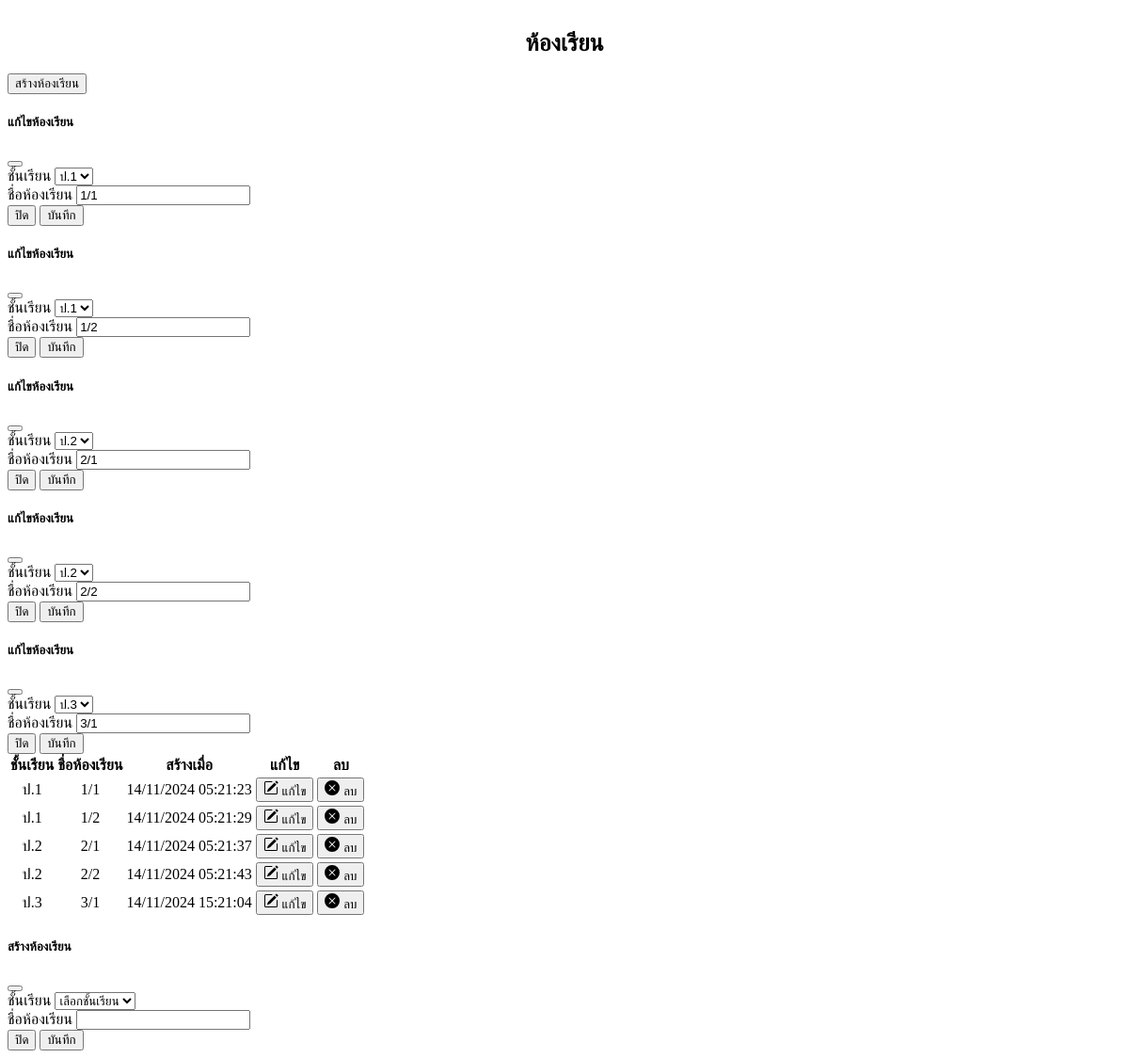
/src/auth/admin/rooms.php, run on an earlier commit of the app's database.
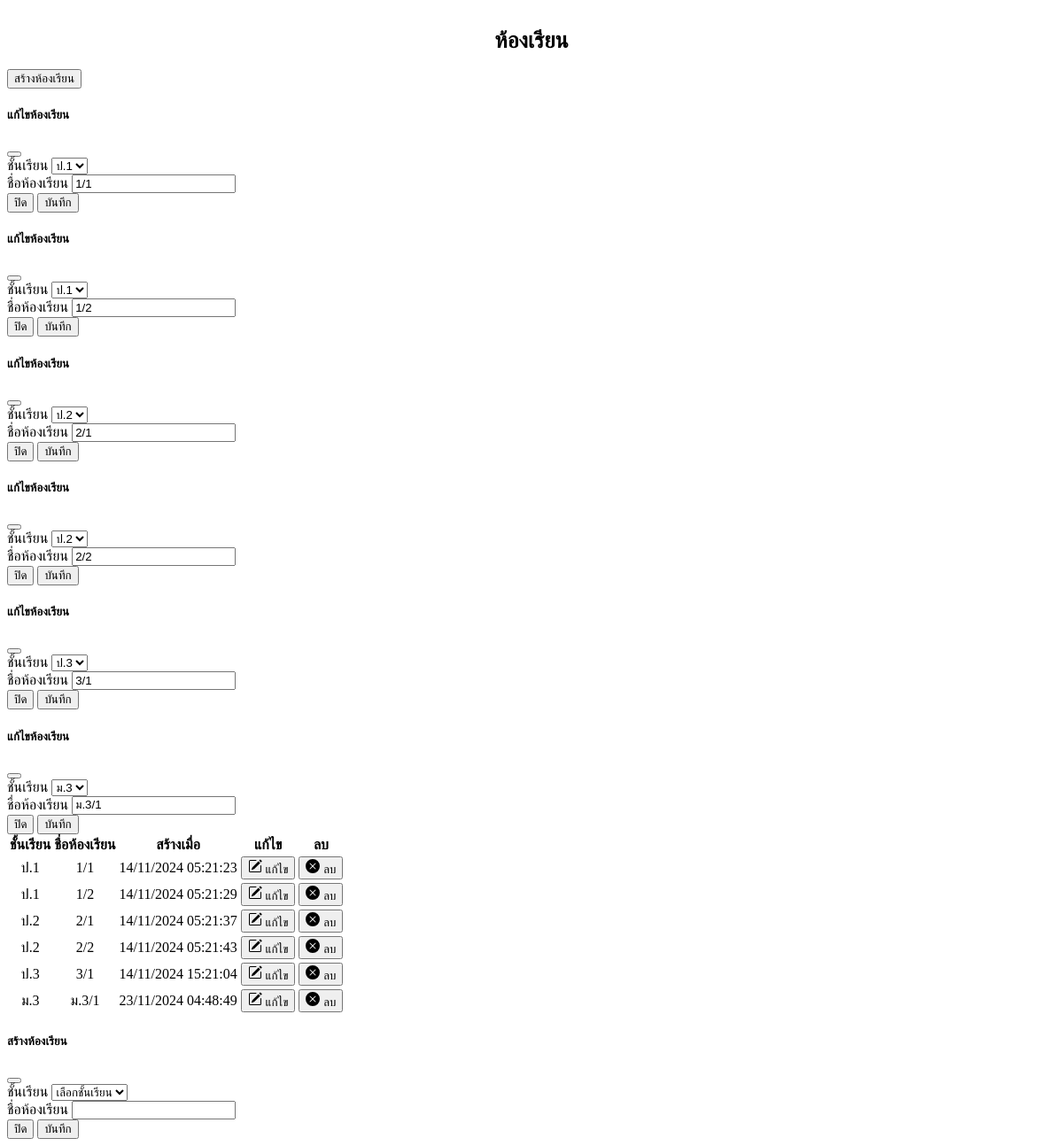
And on a later commit of the database.
### tables this page shows
CREATE TABLE `room` (
  `id` int(11) NOT NULL,
  `name` varchar(255) DEFAULT NULL,
  `grade_id` int(11) NOT NULL,
  `created_at` timestamp NOT NULL DEFAULT current_timestamp() ON UPDATE current_timestamp()
);

CREATE TABLE `grade_level` (
  `id` int(11) NOT NULL,
  `grade_level` varchar(255) DEFAULT NULL,
  `created_at` timestamp NOT NULL DEFAULT current_timestamp() ON UPDATE current_timestamp()
);

### src/auth/admin/rooms.php (the view, shortened to what the changed rows need)
<!DOCTYPE html>
<html lang="th">
<head>
</head>
<body>
    <?php
    include '../config/ConnectDB.php';
    $grade_sql = "SELECT id, grade_level FROM grade_level";
    $grade_result = $conn->query($grade_sql);
    $room_sql = "SELECT room.*, grade_level.grade_level AS grade_name FROM room
                 LEFT JOIN grade_level ON room.grade_id = grade_level.id";
    $room_result = $conn->query($room_sql);
    ?>
    <div class="container-fluid">
        <div class="row">
            <div class="col d-flex align-items-stretch">
                <div class="card w-100">
                    <center>
                        <h1 class="card-title fw-semibold mb-4" style="margin-top: 2rem; font-size:25px">ห้องเรียน</h1>
                    </center>
                    <div class="card-body p-4">
                        <div class="table-responsive">
                            <table class="table text-nowrap mb-0 align-middle">
                                <thead class="text-dark fs-4">
                                    <tr>
                                        <th><center>ชั้นเรียน</center></th>
                                        <th><center>ชื่อห้องเรียน</center></th>
                                        <th><center>สร้างเมื่อ</center></th>
                                        <th><center>แก้ไข</center></th>
                                        <th><center>ลบ</center></th>
                                    </tr>
                                </thead>
                                <tbody>
                                    <?php while ($room_row = mysqli_fetch_array($room_result)) : ?>
                                        <tr>
                                            <td><center><?php echo $room_row['grade_name'] ?></center></td>
                                            <td><center><?php echo $room_row['name'] ?></center></td>
                                            <td><center><?php echo date("d/m/Y H:i:s", strtotime($room_row['created_at'])); ?></center></td>
                                            <td>
                                                <center>
                                                    <button type="button" class="btn btn-outline-warning m-1" data-bs-toggle="modal" data-bs-target="#editRoomModal<?php echo $room_row['id']; ?>">
                                                    &nbsp;แก้ไข
                                                    </button>
                                                </center>
                                            </td>
                                            <td>
                                                <center>
                                                    <button type="button" class="btn btn-outline-danger m-1 deleteRoomBtn" data-id="<?php echo $room_row['id']; ?>" data-name="<?php echo $room_row['name']; ?>">
                                                        &nbsp;ลบ
                                                    </button>
                                                </center>
                                            </td>
                                        </tr>
                                        <div class="modal fade" id="editRoomModal<?php echo $room_row['id']; ?>" tabindex="-1" aria-labelledby="editRoomModalLabel" aria-hidden="true">
                                            <div class="modal-dialog">
                                                <div class="modal-content">
                                                    <form class="editRoomForm" data-id="<?php echo $room_row['id']; ?>">
                                                        <div class="modal-header">
                                                            <h5 class="modal-title">แก้ไขห้องเรียน</h5>
                                                            <button type="button" class="btn-close" data-bs-dismiss="modal"></button>
                                                        </div>
                                                        <div class="modal-body">
                                                            <div class="mb-3">
                                                                <label class="form-label">ชั้นเรียน</label>
                                                                <select class="form-select" name="grade_id" required>
                                                                    <?php foreach ($grade_result as $grade) : ?>
                                                                        <option value="<?php echo $grade['id']; ?>" <?php echo ($room_row['grade_id'] == $grade['id']) ? 'selected' : ''; ?>>
                                                                            <?php echo $grade['grade_level']; ?>
                                                                        </option>
                                                                    <?php endforeach; ?>
                                                                </select>
                                                            </div>
                                                            <div class="mb-3">
                                                                <label class="form-label">ชื่อห้องเรียน</label>
                                                                <input type="text" class="form-control" name="name" value="<?php echo $room_row['name']; ?>" required>
                                                            </div>
                                                        </div>
                                                        <div class="modal-footer">
                                                            <button type="button" class="btn btn-secondary" data-bs-dismiss="modal">ปิด</button>
                                                            <button type="submit" class="btn btn-primary">บันทึก</button>
                                                        </div>
                                                    </form>
                                                </div>
                                            </div>
                                        </div>
                                    <?php endwhile ?>
                                </tbody>
                            </table>
                        </div>
                    </div>
                </div>
            </div>
        </div>
    </div>
</body>
</html>

What changed in the data, as far as the page shows it:
added room: grade.grade_level "ม.3", name "ม.3/1", created_at "23/11/2024 04:48:49", grade_id "ม.3"
